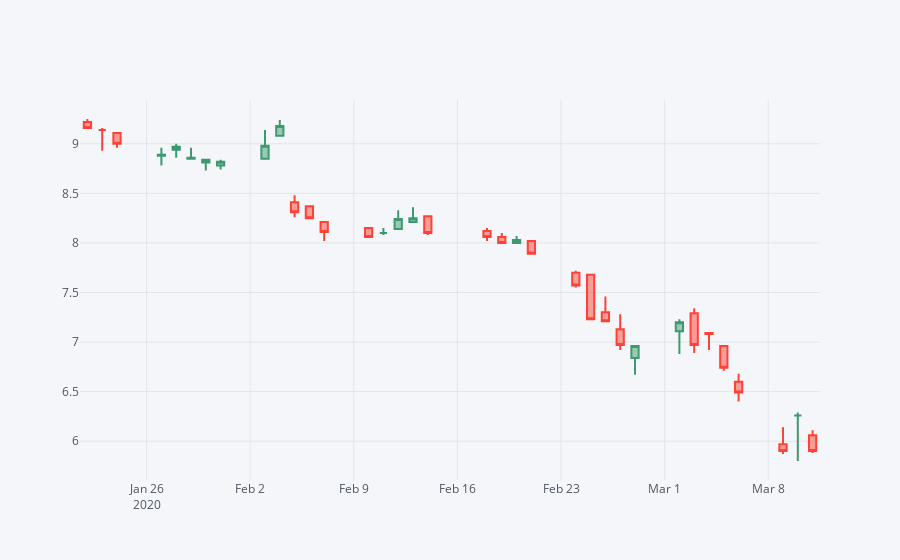

The notebook cell this image was saved under:
### Code cell
#Timeframe 2
#After January 22 and before march 11
ticker[['Open', 'High', 'Low', 'Close']].loc['2020-01-22':'2020-03-11'].iplot(kind='candle')

### Figure 1 — Plotly figure (JSON) as saved in the notebook; plotly's stock layout.template omitted (floating-point values rounded to 4 significant figures)
{"data": [{"close": [9.16, 9.14, 9, 8.89, 8.97, 8.86, 8.84, 8.82, 8.98, 9.18, 8.31, 8.25, 8.11, 8.06, 8.1, 8.24, 8.25, 8.1, 8.06, 8, 8.03, 7.89, 7.57, 7.23, 7.21, 6.97, 6.96, 7.2, 6.97, 7.08, 6.74, 6.49, 5.9, 6.26, 5.9], "high": [9.25, 9.16, 9.12, 8.96, 9, 8.96, 8.84, 8.84, 9.14, 9.24, 8.48, 8.38, 8.21, 8.15, 8.15, 8.33, 8.36, 8.27, 8.15, 8.1, 8.07, 8.03, 7.72, 7.68, 7.46, 7.28, 6.96, 7.23, 7.34, 7.09, 6.97, 6.68, 6.14, 6.29, 6.11], "low": [9.15, 8.93, 8.96, 8.78, 8.86, 8.84, 8.73, 8.74, 8.85, 9.07, 8.26, 8.25, 8.02, 8.05, 8.08, 8.13, 8.21, 8.08, 8.02, 8, 7.99, 7.89, 7.55, 7.22, 7.21, 6.92, 6.67, 6.88, 6.89, 6.92, 6.71, 6.4, 5.87, 5.8, 5.88], "open": [9.22, 9.14, 9.11, 8.88, 8.94, 8.85, 8.81, 8.78, 8.85, 9.08, 8.41, 8.37, 8.21, 8.15, 8.1, 8.14, 8.21, 8.27, 8.12, 8.06, 8, 8.02, 7.7, 7.68, 7.3, 7.13, 6.84, 7.11, 7.29, 7.09, 6.96, 6.6, 5.97, 6.26, 6.06], "showlegend": false, "type": "candlestick", "x": ["2020-01-22", "2020-01-23", "2020-01-24", "2020-01-27", "2020-01-28", "2020-01-29", "2020-01-30", "2020-01-31", "2020-02-03", "2020-02-04", "2020-02-05", "2020-02-06", "2020-02-07", "2020-02-10", "2020-02-11", "2020-02-12", "2020-02-13", "2020-02-14", "2020-02-18", "2020-02-19", "2020-02-20", "2020-02-21", "2020-02-24", "2020-02-25", "2020-02-26", "2020-02-27", "2020-02-28", "2020-03-02", "2020-03-03", "2020-03-04", "2020-03-05", "2020-03-06", "2020-03-09", "2020-03-10", "2020-03-11"], "yaxis": "y2"}], "layout": {"legend": {"bgcolor": "#F5F6F9", "font": {"color": "#4D5663"}}, "paper_bgcolor": "#F5F6F9", "plot_bgcolor": "#F5F6F9", "title": {"font": {"color": "#4D5663"}}, "xaxis": {"gridcolor": "#E1E5ED", "rangeslider": {"visible": false}, "showgrid": true, "tickfont": {"color": "#4D5663"}, "title": {"font": {"color": "#4D5663"}, "text": ""}, "zerolinecolor": "#E1E5ED"}, "yaxis": {"gridcolor": "#E1E5ED", "showgrid": true, "showticklabels": false, "tickfont": {"color": "#4D5663"}, "title": {"font": {"color": "#4D5663"}, "text": ""}, "zerolinecolor": "#E1E5ED"}, "yaxis2": {"gridcolor": "#E1E5ED", "showgrid": true, "tickfont": {"color": "#4D5663"}, "title": {"font": {"color": "#4D5663"}, "text": ""}, "zerolinecolor": "#E1E5ED"}}}
